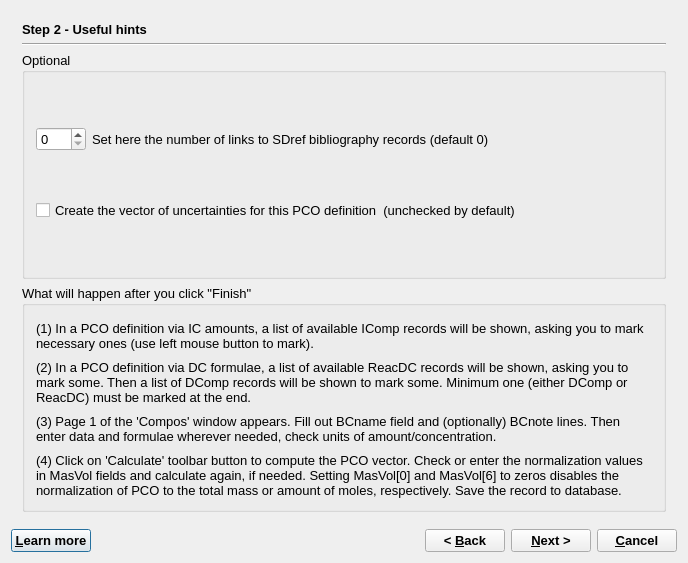
<?xml version="1.0" encoding="UTF-8"?>
<ui version="4.0">
 <class>ComposWizardData</class>
 <widget class="QDialog" name="ComposWizardData">
  <property name="windowModality">
   <enum>Qt::WindowModal</enum>
  </property>
  <property name="geometry">
   <rect>
    <x>0</x>
    <y>0</y>
    <width>688</width>
    <height>563</height>
   </rect>
  </property>
  <property name="font">
   <font>
    <pointsize>10</pointsize>
   </font>
  </property>
  <property name="windowTitle">
   <string>GEM-Selektor Proces</string>
  </property>
  <layout class="QGridLayout">
   <item row="0" column="0">
    <widget class="QStackedWidget" name="stackedWidget">
     <property name="mouseTracking">
      <bool>false</bool>
     </property>
     <property name="acceptDrops">
      <bool>false</bool>
     </property>
     <property name="autoFillBackground">
      <bool>false</bool>
     </property>
     <property name="frameShape">
      <enum>QFrame::NoFrame</enum>
     </property>
     <property name="frameShadow">
      <enum>QFrame::Plain</enum>
     </property>
     <property name="currentIndex">
      <number>1</number>
     </property>
     <widget class="QWidget" name="page">
      <layout class="QGridLayout">
       <item row="0" column="0">
        <widget class="QLabel" name="pageName">
         <property name="sizePolicy">
          <sizepolicy hsizetype="Preferred" vsizetype="Fixed">
           <horstretch>0</horstretch>
           <verstretch>0</verstretch>
          </sizepolicy>
         </property>
         <property name="font">
          <font>
           <weight>75</weight>
           <bold>true</bold>
          </font>
         </property>
         <property name="text">
          <string>Step 1 - Predefined Composition Object (Compos) configuration</string>
         </property>
        </widget>
       </item>
       <item row="1" column="0">
        <widget class="Line" name="line">
         <property name="orientation">
          <enum>Qt::Horizontal</enum>
         </property>
        </widget>
       </item>
       <item row="2" column="0">
        <widget class="QLabel" name="textLabel10">
         <property name="sizePolicy">
          <sizepolicy hsizetype="Preferred" vsizetype="Preferred">
           <horstretch>0</horstretch>
           <verstretch>0</verstretch>
          </sizepolicy>
         </property>
         <property name="frameShape">
          <enum>QFrame::NoFrame</enum>
         </property>
         <property name="frameShadow">
          <enum>QFrame::Plain</enum>
         </property>
         <property name="text">
          <string>Compos record keeps data for a Predefined Composition Objects (PCO). PCO can describe a salt, the air, a mineral, a rock, a natural water etc. which can be complex, but can be treated through record key as a single entity in setting up the recipe of chemical system. 

The Compos record can be configured in the most convenient way, depending on the source data: as IC or DC amounts/concentrations; as user-defined formulae (UDF); or as a large formula entered into a text editor field.  Upon re-calculation, all such data will be converted into  into a single PCO vector as IC mole amounts, optionally scaled to a given total PCO mass. </string>
         </property>
         <property name="textFormat">
          <enum>Qt::AutoText</enum>
         </property>
         <property name="scaledContents">
          <bool>false</bool>
         </property>
         <property name="wordWrap">
          <bool>true</bool>
         </property>
         <property name="margin">
          <number>0</number>
         </property>
         <property name="openExternalLinks">
          <bool>false</bool>
         </property>
        </widget>
       </item>
       <item row="3" column="0">
        <widget class="QGroupBox" name="groupBox">
         <property name="title">
          <string>Configuration</string>
         </property>
         <layout class="QGridLayout">
          <item row="0" column="0" colspan="2">
           <widget class="QCheckBox" name="checkBox2">
            <property name="text">
             <string>Use &amp;amounts of Independent Components (IComp) in defining the PCO?
 (checked by default)</string>
            </property>
            <property name="checked">
             <bool>true</bool>
            </property>
           </widget>
          </item>
          <item row="1" column="0" colspan="2">
           <widget class="QCheckBox" name="checkBox2_2">
            <property name="sizePolicy">
             <sizepolicy hsizetype="Minimum" vsizetype="Fixed">
              <horstretch>0</horstretch>
              <verstretch>0</verstretch>
             </sizepolicy>
            </property>
            <property name="text">
             <string>Use &amp;Dependent Components formulae (DComp/ReacDC) in defining the PCO?
 (unchecked by default)</string>
            </property>
           </widget>
          </item>
          <item row="2" column="0">
           <widget class="QSpinBox" name="spinBox11">
            <property name="sizePolicy">
             <sizepolicy hsizetype="Fixed" vsizetype="Fixed">
              <horstretch>0</horstretch>
              <verstretch>0</verstretch>
             </sizepolicy>
            </property>
            <property name="maximum">
             <number>64</number>
            </property>
           </widget>
          </item>
          <item row="2" column="1">
           <widget class="QLabel" name="textLabel9">
            <property name="sizePolicy">
             <sizepolicy hsizetype="Preferred" vsizetype="Preferred">
              <horstretch>0</horstretch>
              <verstretch>0</verstretch>
             </sizepolicy>
            </property>
            <property name="text">
             <string>&amp;Set number of entries in the user-defined formula list for this PCO definition (0 by default)</string>
            </property>
            <property name="alignment">
             <set>Qt::AlignVCenter</set>
            </property>
            <property name="wordWrap">
             <bool>true</bool>
            </property>
            <property name="buddy">
             <cstring>spinBox11</cstring>
            </property>
           </widget>
          </item>
         </layout>
        </widget>
       </item>
       <item row="4" column="0">
        <widget class="QGroupBox" name="groupBox_7">
         <property name="title">
          <string>Optional</string>
         </property>
         <layout class="QGridLayout">
          <item row="0" column="0" colspan="2">
           <widget class="QCheckBox" name="checkBox2_2_2">
            <property name="text">
             <string>Create a large &amp;user-defined formula text for defining this PCO? (unchecked by default)</string>
            </property>
           </widget>
          </item>
          <item row="1" column="0">
           <widget class="QComboBox" name="comboBox1">
            <property name="sizePolicy">
             <sizepolicy hsizetype="Fixed" vsizetype="Fixed">
              <horstretch>0</horstretch>
              <verstretch>0</verstretch>
             </sizepolicy>
            </property>
            <property name="minimumSize">
             <size>
              <width>130</width>
              <height>0</height>
             </size>
            </property>
            <item>
             <property name="text">
              <string>M   moles </string>
             </property>
            </item>
            <item>
             <property name="text">
              <string>h    millimoles</string>
             </property>
            </item>
            <item>
             <property name="text">
              <string>Y  micromoles</string>
             </property>
            </item>
            <item>
             <property name="text">
              <string>g   grams</string>
             </property>
            </item>
            <item>
             <property name="text">
              <string>G  kilograms</string>
             </property>
            </item>
            <item>
             <property name="text">
              <string>y   milligrams</string>
             </property>
            </item>
           </widget>
          </item>
          <item row="1" column="1">
           <widget class="QLabel" name="textLabel1_2">
            <property name="text">
             <string>S&amp;elect a code for units of measurement  (default: M)</string>
            </property>
            <property name="wordWrap">
             <bool>false</bool>
            </property>
            <property name="buddy">
             <cstring>comboBox1</cstring>
            </property>
           </widget>
          </item>
          <item row="2" column="0">
           <widget class="QLineEdit" name="lineEdit1">
            <property name="sizePolicy">
             <sizepolicy hsizetype="Fixed" vsizetype="Fixed">
              <horstretch>0</horstretch>
              <verstretch>0</verstretch>
             </sizepolicy>
            </property>
            <property name="minimumSize">
             <size>
              <width>120</width>
              <height>0</height>
             </size>
            </property>
            <property name="text">
             <string>1</string>
            </property>
           </widget>
          </item>
          <item row="2" column="1">
           <widget class="QLabel" name="textLabel2_2">
            <property name="text">
             <string>&amp;Enter the amount of the formula text stoichiometry (default: 1)</string>
            </property>
            <property name="wordWrap">
             <bool>false</bool>
            </property>
            <property name="buddy">
             <cstring>lineEdit1</cstring>
            </property>
           </widget>
          </item>
         </layout>
        </widget>
       </item>
      </layout>
     </widget>
     <widget class="QWidget" name="page_4">
      <layout class="QVBoxLayout" name="verticalLayout_2">
       <item>
        <widget class="QLabel" name="label_3">
         <property name="sizePolicy">
          <sizepolicy hsizetype="Preferred" vsizetype="Fixed">
           <horstretch>0</horstretch>
           <verstretch>0</verstretch>
          </sizepolicy>
         </property>
         <property name="font">
          <font>
           <weight>75</weight>
           <bold>true</bold>
          </font>
         </property>
         <property name="text">
          <string>Step 2 - Useful hints</string>
         </property>
        </widget>
       </item>
       <item>
        <widget class="Line" name="line_4">
         <property name="orientation">
          <enum>Qt::Horizontal</enum>
         </property>
        </widget>
       </item>
       <item>
        <widget class="QGroupBox" name="groupBox_5">
         <property name="sizePolicy">
          <sizepolicy hsizetype="Preferred" vsizetype="Minimum">
           <horstretch>0</horstretch>
           <verstretch>0</verstretch>
          </sizepolicy>
         </property>
         <property name="title">
          <string>Optional</string>
         </property>
         <layout class="QGridLayout">
          <item row="0" column="0">
           <widget class="QSpinBox" name="spinBox18">
            <property name="sizePolicy">
             <sizepolicy hsizetype="Fixed" vsizetype="Fixed">
              <horstretch>0</horstretch>
              <verstretch>0</verstretch>
             </sizepolicy>
            </property>
            <property name="minimumSize">
             <size>
              <width>50</width>
              <height>0</height>
             </size>
            </property>
            <property name="maximum">
             <number>4</number>
            </property>
           </widget>
          </item>
          <item row="0" column="1">
           <widget class="QLabel" name="textLabel11">
            <property name="text">
             <string>Set here the number of links to SDref bibliography records (default 0)</string>
            </property>
            <property name="wordWrap">
             <bool>false</bool>
            </property>
           </widget>
          </item>
          <item row="1" column="0" colspan="2">
           <widget class="QCheckBox" name="checkBox8">
            <property name="text">
             <string>Create the vector of uncertainties for this PCO definition  (unchecked by default)</string>
            </property>
           </widget>
          </item>
         </layout>
        </widget>
       </item>
       <item>
        <widget class="QGroupBox" name="groupBox_6">
         <property name="title">
          <string>What will happen after you click &quot;Finish&quot;</string>
         </property>
         <layout class="QVBoxLayout" name="verticalLayout">
          <item>
           <widget class="QLabel" name="textLabel13">
            <property name="text">
             <string>(1) In a PCO definition via IC amounts, a list of available IComp records will be shown, asking you to mark necessary ones (use left mouse button to mark).</string>
            </property>
            <property name="alignment">
             <set>Qt::AlignVCenter</set>
            </property>
            <property name="wordWrap">
             <bool>true</bool>
            </property>
           </widget>
          </item>
          <item>
           <widget class="QLabel" name="textLabel12">
            <property name="text">
             <string>(2) In a PCO definition via DC formulae, a list of available ReacDC records will be shown, asking you to mark some. Then a list of DComp records will be shown to mark some. Minimum one (either DComp or ReacDC) must be marked at the end.</string>
            </property>
            <property name="alignment">
             <set>Qt::AlignVCenter</set>
            </property>
            <property name="wordWrap">
             <bool>true</bool>
            </property>
           </widget>
          </item>
          <item>
           <widget class="QLabel" name="textLabel14">
            <property name="text">
             <string>(3) Page 1 of the 'Compos' window appears. Fill out BCname field and (optionally) BCnote lines. Then enter data and formulae wherever needed, check units of amount/concentration.</string>
            </property>
            <property name="alignment">
             <set>Qt::AlignVCenter</set>
            </property>
            <property name="wordWrap">
             <bool>true</bool>
            </property>
           </widget>
          </item>
          <item>
           <widget class="QLabel" name="textLabel15">
            <property name="text">
             <string>(4) Click on 'Calculate' toolbar button to compute the PCO vector. Check or enter the normalization values in MasVol fields and calculate again, if needed. Setting MasVol[0] and MasVol[6] to zeros disables the normalization of PCO to the total mass or amount of moles, respectively. Save the record to database.</string>
            </property>
            <property name="alignment">
             <set>Qt::AlignVCenter</set>
            </property>
            <property name="wordWrap">
             <bool>true</bool>
            </property>
           </widget>
          </item>
         </layout>
        </widget>
       </item>
      </layout>
     </widget>
    </widget>
   </item>
   <item row="1" column="0">
    <layout class="QHBoxLayout">
     <item>
      <widget class="QPushButton" name="pHelp">
       <property name="font">
        <font>
         <weight>75</weight>
         <bold>true</bold>
        </font>
       </property>
       <property name="text">
        <string>&amp;Learn more</string>
       </property>
       <property name="shortcut">
        <string>F1</string>
       </property>
      </widget>
     </item>
     <item>
      <spacer>
       <property name="orientation">
        <enum>Qt::Horizontal</enum>
       </property>
       <property name="sizeHint" stdset="0">
        <size>
         <width>40</width>
         <height>20</height>
        </size>
       </property>
      </spacer>
     </item>
     <item>
      <widget class="QPushButton" name="pBack">
       <property name="font">
        <font>
         <weight>75</weight>
         <bold>true</bold>
        </font>
       </property>
       <property name="text">
        <string>&lt; &amp;Back</string>
       </property>
      </widget>
     </item>
     <item>
      <widget class="QPushButton" name="pNext">
       <property name="font">
        <font>
         <weight>75</weight>
         <bold>true</bold>
        </font>
       </property>
       <property name="text">
        <string>&amp;Next &gt;</string>
       </property>
      </widget>
     </item>
     <item>
      <widget class="QPushButton" name="pCancel">
       <property name="font">
        <font>
         <weight>75</weight>
         <bold>true</bold>
        </font>
       </property>
       <property name="text">
        <string>&amp;Cancel</string>
       </property>
      </widget>
     </item>
    </layout>
   </item>
  </layout>
 </widget>
 <layoutdefault spacing="6" margin="11"/>
 <tabstops>
  <tabstop>checkBox2</tabstop>
  <tabstop>checkBox2_2</tabstop>
  <tabstop>spinBox11</tabstop>
  <tabstop>checkBox2_2_2</tabstop>
  <tabstop>comboBox1</tabstop>
  <tabstop>lineEdit1</tabstop>
  <tabstop>pBack</tabstop>
  <tabstop>pNext</tabstop>
  <tabstop>pCancel</tabstop>
  <tabstop>spinBox18</tabstop>
  <tabstop>checkBox8</tabstop>
 </tabstops>
 <resources/>
 <connections>
  <connection>
   <sender>pCancel</sender>
   <signal>clicked()</signal>
   <receiver>ComposWizardData</receiver>
   <slot>reject()</slot>
   <hints>
    <hint type="sourcelabel">
     <x>587</x>
     <y>518</y>
    </hint>
    <hint type="destinationlabel">
     <x>317</x>
     <y>270</y>
    </hint>
   </hints>
  </connection>
 </connections>
</ui>
